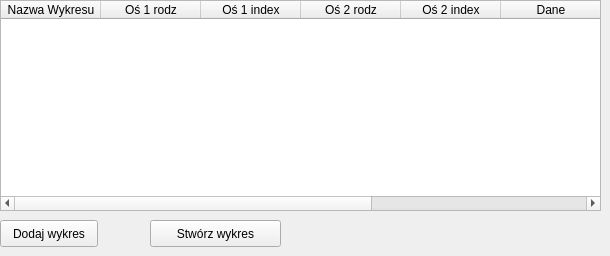
        <widget class="QWidget" name="tab_18">
         <attribute name="title">
          <string>Wykresy</string>
         </attribute>
         <widget class="QPushButton" name="bDodajWykresMOPSO">
          <property name="enabled">
           <bool>true</bool>
          </property>
          <property name="geometry">
           <rect>
            <x>0</x>
            <y>220</y>
            <width>98</width>
            <height>27</height>
           </rect>
          </property>
          <property name="text">
           <string>Dodaj wykres</string>
          </property>
         </widget>
         <widget class="QPushButton" name="stworzWykresyMOPSO">
          <property name="geometry">
           <rect>
            <x>150</x>
            <y>220</y>
            <width>131</width>
            <height>27</height>
           </rect>
          </property>
          <property name="text">
           <string>Stwórz wykres</string>
          </property>
         </widget>
         <widget class="QTableWidget" name="plotTableMOPSO">
          <property name="geometry">
           <rect>
            <x>0</x>
            <y>0</y>
            <width>601</width>
            <height>211</height>
           </rect>
          </property>
          <column>
           <property name="text">
            <string>Nazwa Wykresu</string>
           </property>
          </column>
          <column>
           <property name="text">
            <string>Oś 1 rodz</string>
           </property>
          </column>
          <column>
           <property name="text">
            <string>Oś 1 index</string>
           </property>
          </column>
          <column>
           <property name="text">
            <string>Oś 2 rodz</string>
           </property>
          </column>
          <column>
           <property name="text">
            <string>Oś 2 index</string>
           </property>
          </column>
          <column>
           <property name="text">
            <string>Dane</string>
           </property>
          </column>
          <column>
           <property name="text">
            <string>Wzor</string>
           </property>
          </column>
          <column>
           <property name="text">
            <string>Kolor</string>
           </property>
          </column>
         </widget>
        </widget>
